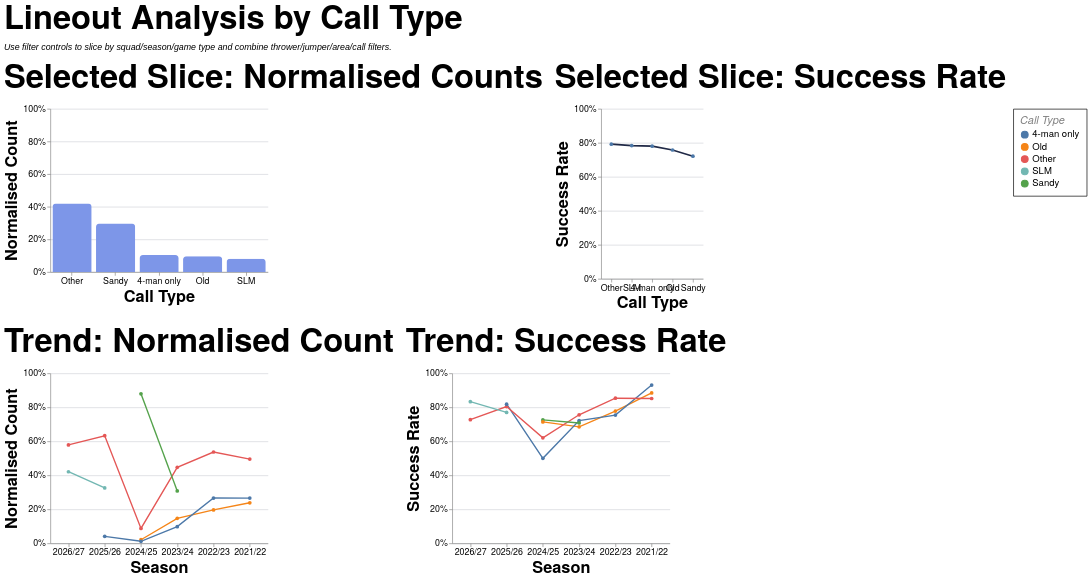

Write a Vega-Lite specification for this figure.
### Vega-Lite specification from a JSON file in a GitHub repository (floating-point values rounded to 4 significant figures; data arrays with more than 128 entries replaced by an {"elided": "..."} marker saying what was removed)
{"config": {"axis": {"labelFont": "PT Sans Narrow, Helvetica Neue, Helvetica, Arial, sans-serif", "titleFont": "PT Sans Narrow, Helvetica Neue, Helvetica, Arial, sans-serif", "labelFontSize": 13, "titleFontSize": 24, "gridColor": "#202947", "gridOpacity": 0.2, "zindex": 1}, "text": {"font": "Lato, sans-serif"}, "bar": {"cornerRadiusEnd": 5}, "header": {"labelFont": "PT Sans Narrow, Helvetica Neue, Helvetica, Arial, sans-serif", "titleFont": "PT Sans Narrow, Helvetica Neue, Helvetica, Arial, sans-serif", "labelFontSize": 24, "titleFontSize": 28, "labelFontWeight": "bold", "orient": "left"}, "legend": {"labelFont": "PT Sans Narrow, Helvetica Neue, Helvetica, Arial, sans-serif", "titleFont": "PT Sans Narrow, Helvetica Neue, Helvetica, Arial, sans-serif", "labelFontSize": 14, "titleFontSize": 16, "titlePadding": 5, "fillColor": "white", "strokeColor": "black", "padding": 10, "titleFontWeight": "lighter", "titleFontStyle": "italic", "titleColor": "gray", "offset": 10}, "title": {"font": "PT Sans Narrow, Helvetica Neue, Helvetica, Arial, sans-serif", "fontSize": 48, "fontWeight": "bold", "anchor": "start", "align": "center", "titlePadding": 20, "subtitlePadding": 10, "subtitleFontSize": 13, "subtitleColor": "", "subtitleFontStyle": "italic", "offset": 15, "color": "black"}, "axisX": {"labelAngle": 0}, "facet": {"title": null, "header": null, "align": {"row": "each", "column": "each"}, "spacing": 10}, "resolve": {"scale": {"y": "independent", "facet": "independent"}}, "background": "transparent", "scale": {"offsetBandPaddingOuter": 0.2, "offsetBandPaddingInner": 0.1}, "view": {"stroke": null, "background": "transparent"}}, "vconcat": [{"hconcat": [{"mark": {"type": "bar", "color": "#7d96e8"}, "encoding": {"tooltip": [{"field": "call_type", "title": "Call Type", "type": "nominal"}, {"field": "attempts", "format": ",.0f", "title": "Lineouts", "type": "quantitative"}, {"field": "share", "format": ".1%", "title": "Normalised Count", "type": "quantitative"}], "x": {"field": "call_type", "sort": "-y", "title": "Call Type", "type": "nominal"}, "y": {"axis": {"format": "%"}, "field": "share", "scale": {"domain": [0, 1]}, "title": "Normalised Count", "type": "quantitative"}}, "height": 240, "title": "Selected Slice: Normalised Counts", "transform": [{"filter": "(loSquad == 'All' || datum.squad == loSquad) && (loGameType == 'All' || (loGameType == 'League + Cup' && (datum.game_type == 'League' || datum.game_type == 'Cup')) || (loGameType == 'League only' && datum.game_type == 'League') || datum.game_type == loGameType) && (loOpposition == 'All' || datum.opposition == loOpposition) && (loThrower == 'All' || datum.thrower == loThrower) && (loJumper == 'All' || datum.jumper == loJumper) && (loArea == 'All' || datum.area == loArea) && (loNumbers == 'All' || datum.numbers == loNumbers) && (loCall == 'All' || datum.call == loCall) && (loCallType == 'All' || datum.call_type == loCallType)"}, {"filter": "(loSeason == 'All' || datum.season == loSeason)"}, {"aggregate": [{"op": "count", "as": "attempts"}, {"op": "sum", "field": "won", "as": "won"}], "groupby": ["call_type"]}, {"joinaggregate": [{"op": "sum", "field": "attempts", "as": "total_attempts"}]}, {"calculate": "datum.attempts / datum.total_attempts", "as": "share"}, {"calculate": "datum.won / datum.attempts", "as": "success_rate"}], "width": 320}, {"mark": {"type": "line", "color": "#202946", "point": true, "strokeWidth": 2.5}, "encoding": {"tooltip": [{"field": "call_type", "title": "Call Type", "type": "nominal"}, {"field": "won", "format": ",.0f", "title": "Won", "type": "quantitative"}, {"field": "attempts", "format": ",.0f", "title": "Lineouts", "type": "quantitative"}, {"field": "success_rate", "format": ".1%", "title": "Success Rate", "type": "quantitative"}], "x": {"field": "call_type", "sort": "-y", "title": "Call Type", "type": "nominal"}, "y": {"axis": {"format": "%"}, "field": "success_rate", "scale": {"domain": [0, 1]}, "title": "Success Rate", "type": "quantitative"}}, "height": 250, "title": "Selected Slice: Success Rate", "transform": [{"filter": "(loSquad == 'All' || datum.squad == loSquad) && (loGameType == 'All' || (loGameType == 'League + Cup' && (datum.game_type == 'League' || datum.game_type == 'Cup')) || (loGameType == 'League only' && datum.game_type == 'League') || datum.game_type == loGameType) && (loOpposition == 'All' || datum.opposition == loOpposition) && (loThrower == 'All' || datum.thrower == loThrower) && (loJumper == 'All' || datum.jumper == loJumper) && (loArea == 'All' || datum.area == loArea) && (loNumbers == 'All' || datum.numbers == loNumbers) && (loCall == 'All' || datum.call == loCall) && (loCallType == 'All' || datum.call_type == loCallType)"}, {"filter": "(loSeason == 'All' || datum.season == loSeason)"}, {"aggregate": [{"op": "count", "as": "attempts"}, {"op": "sum", "field": "won", "as": "won"}], "groupby": ["call_type"]}, {"joinaggregate": [{"op": "sum", "field": "attempts", "as": "total_attempts"}]}, {"calculate": "datum.attempts / datum.total_attempts", "as": "share"}, {"calculate": "datum.won / datum.attempts", "as": "success_rate"}], "width": {"step": 30}}], "spacing": 16}, {"hconcat": [{"mark": {"type": "line", "point": true, "strokeWidth": 2}, "encoding": {"color": {"field": "call_type", "title": "Call Type", "type": "nominal"}, "tooltip": [{"field": "season", "title": "Season", "type": "nominal"}, {"field": "call_type", "title": "Call Type", "type": "nominal"}, {"field": "attempts", "format": ",.0f", "title": "Lineouts", "type": "quantitative"}, {"field": "norm_count", "format": ".1%", "title": "Normalised Count", "type": "quantitative"}], "x": {"field": "season", "sort": "-x", "title": "Season", "type": "nominal"}, "y": {"axis": {"format": "%"}, "field": "norm_count", "scale": {"domain": [0, 1]}, "title": "Normalised Count", "type": "quantitative"}}, "height": 250, "title": "Trend: Normalised Count", "transform": [{"filter": "(loSquad == 'All' || datum.squad == loSquad) && (loGameType == 'All' || (loGameType == 'League + Cup' && (datum.game_type == 'League' || datum.game_type == 'Cup')) || (loGameType == 'League only' && datum.game_type == 'League') || datum.game_type == loGameType) && (loOpposition == 'All' || datum.opposition == loOpposition) && (loThrower == 'All' || datum.thrower == loThrower) && (loJumper == 'All' || datum.jumper == loJumper) && (loArea == 'All' || datum.area == loArea) && (loNumbers == 'All' || datum.numbers == loNumbers) && (loCall == 'All' || datum.call == loCall) && (loCallType == 'All' || datum.call_type == loCallType)"}, {"aggregate": [{"op": "count", "as": "attempts"}, {"op": "sum", "field": "won", "as": "won"}], "groupby": ["season", "call_type"]}, {"joinaggregate": [{"op": "sum", "field": "attempts", "as": "season_attempts"}], "groupby": ["season"]}, {"calculate": "datum.attempts / datum.season_attempts", "as": "norm_count"}, {"calculate": "datum.won / datum.attempts", "as": "success_rate"}], "width": 320}, {"mark": {"type": "line", "point": true, "strokeWidth": 2}, "encoding": {"color": {"field": "call_type", "title": "Call Type", "type": "nominal"}, "tooltip": [{"field": "season", "title": "Season", "type": "nominal"}, {"field": "call_type", "title": "Call Type", "type": "nominal"}, {"field": "won", "format": ",.0f", "title": "Won", "type": "quantitative"}, {"field": "attempts", "format": ",.0f", "title": "Lineouts", "type": "quantitative"}, {"field": "success_rate", "format": ".1%", "title": "Success Rate", "type": "quantitative"}], "x": {"field": "season", "sort": "-x", "title": "Season", "type": "nominal"}, "y": {"axis": {"format": "%"}, "field": "success_rate", "scale": {"domain": [0, 1]}, "title": "Success Rate", "type": "quantitative"}}, "height": 250, "title": "Trend: Success Rate", "transform": [{"filter": "(loSquad == 'All' || datum.squad == loSquad) && (loGameType == 'All' || (loGameType == 'League + Cup' && (datum.game_type == 'League' || datum.game_type == 'Cup')) || (loGameType == 'League only' && datum.game_type == 'League') || datum.game_type == loGameType) && (loOpposition == 'All' || datum.opposition == loOpposition) && (loThrower == 'All' || datum.thrower == loThrower) && (loJumper == 'All' || datum.jumper == loJumper) && (loArea == 'All' || datum.area == loArea) && (loNumbers == 'All' || datum.numbers == loNumbers) && (loCall == 'All' || datum.call == loCall) && (loCallType == 'All' || datum.call_type == loCallType)"}, {"aggregate": [{"op": "count", "as": "attempts"}, {"op": "sum", "field": "won", "as": "won"}], "groupby": ["season", "call_type"]}, {"joinaggregate": [{"op": "sum", "field": "attempts", "as": "season_attempts"}], "groupby": ["season"]}, {"calculate": "datum.attempts / datum.season_attempts", "as": "norm_count"}, {"calculate": "datum.won / datum.attempts", "as": "success_rate"}], "width": 320}], "spacing": 16}], "data": {"name": "data-334e259c68b90c06fd3879ffb8f70102"}, "params": [{"name": "loSquad", "value": "All"}, {"name": "loSeason", "value": "All"}, {"name": "loGameType", "value": "All"}, {"name": "loOpposition", "value": "All"}, {"name": "loThrower", "value": "All"}, {"name": "loJumper", "value": "All"}, {"name": "loArea", "value": "All"}, {"name": "loNumbers", "value": "All"}, {"name": "loCall", "value": "All"}, {"name": "loCallType", "value": "All"}], "spacing": 22, "title": {"text": "Lineout Analysis by Call Type", "subtitle": "Use filter controls to slice by squad/season/game type and combine thrower/jumper/area/call filters."}, "$schema": "https://vega.github.io/schema/vega-lite/v5.20.1.json", "datasets": {"data-334e259c68b90c06fd3879ffb8f70102": {"elided": "1361 records"}}}
